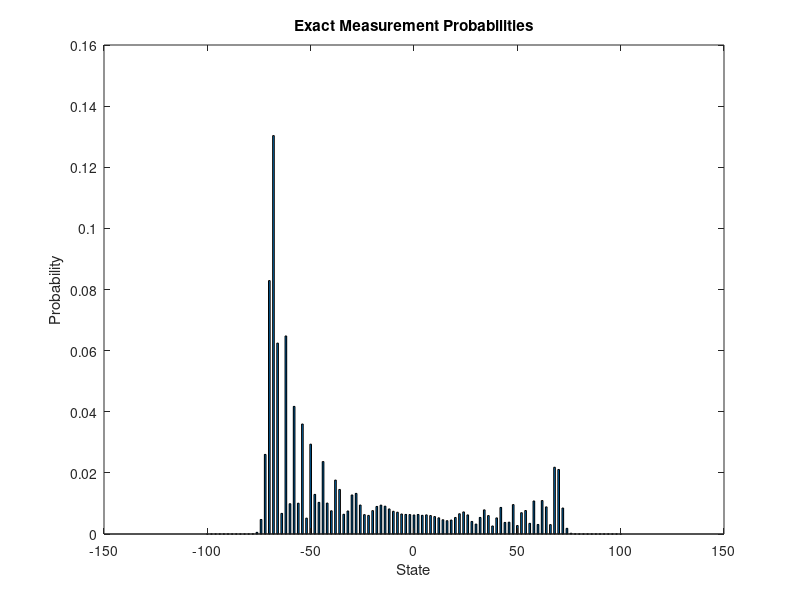

Here is the MATLAB script that generated this plot:
t=100; % steps
probabilities = zeros(2*t + 1,1);
for n = -t:2:t-2
    l = (t-n)/2;
    res = 0;
    for k = 0:l-1
        if l-1 < 0 || l-1 < k
            a = 0;
        else
            a = nchoosek(l-1, k);
        end
        if t-l < 0 || t-l < k
            b = 0;
        else
            b = nchoosek(t-l, k);
        end
        res = res + a*b*(-1)^(l-k-1);
    end
    
    res2 = 0;
    for k = 1:l
        if l-1 < 0 || l-1 < k-1
            a = 0;
        else
            a = nchoosek(l-1, k-1);
        end
        if t-l < 0 || (t-l) < k
            b = 0;
        else
            b = nchoosek(t-l, k);
        end
        res2 = res2 + a*b*(-1)^(l-k);
    end
    
    probabilities(t+1-n) = (res * res + res2 * res2)/2^t;
end
probabilities(1) = 1/2^t;

% check sum is 1
sum = 0;
for i = 0:2*t
    sum = sum + probabilities(i+1);
end
disp(sum);

bar(-t:t,probabilities)
title("Exact Measurement Probabilities")
xlabel("State")
ylabel("Probability")

